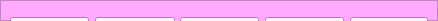
  <widget class="QFrame" name="frm3">
   <property name="geometry">
    <rect>
     <x>70</x>
     <y>540</y>
     <width>438</width>
     <height>21</height>
    </rect>
   </property>
   <property name="contextMenuPolicy">
    <enum>Qt::NoContextMenu</enum>
   </property>
   <property name="autoFillBackground">
    <bool>false</bool>
   </property>
   <property name="styleSheet">
    <string notr="true">background-color :rgb(255, 170, 255);
font-color:(255, 255, 0);
</string>
   </property>
   <property name="frameShape">
    <enum>QFrame::StyledPanel</enum>
   </property>
   <property name="frameShadow">
    <enum>QFrame::Raised</enum>
   </property>
   <widget class="QWidget" name="gridLayoutWidget_5">
    <property name="geometry">
     <rect>
      <x>10</x>
      <y>10</y>
      <width>418</width>
      <height>352</height>
     </rect>
    </property>
    <layout class="QGridLayout" name="gridLayout_5">
     <item row="0" column="0">
      <layout class="QVBoxLayout" name="verticalLayout_5">
       <item>
        <layout class="QHBoxLayout" name="horizontalLayout_22">
         <item>
          <layout class="QHBoxLayout" name="horizontalLayout_23">
           <item>
            <widget class="QPushButton" name="btnFeldSalat">
             <property name="minimumSize">
              <size>
               <width>0</width>
               <height>80</height>
              </size>
             </property>
             <property name="sizeIncrement">
              <size>
               <width>0</width>
               <height>0</height>
              </size>
             </property>
             <property name="palette">
              <palette>
               <active>
                <colorrole role="WindowText">
                 <brush brushstyle="SolidPattern">
                  <color alpha="255">
                   <red>0</red>
                   <green>0</green>
                   <blue>0</blue>
                  </color>
                 </brush>
                </colorrole>
                <colorrole role="Button">
                 <brush brushstyle="SolidPattern">
                  <color alpha="255">
                   <red>255</red>
                   <green>170</green>
                   <blue>255</blue>
                  </color>
                 </brush>
                </colorrole>
                <colorrole role="Light">
                 <brush brushstyle="SolidPattern">
                  <color alpha="255">
                   <red>127</red>
                   <green>255</green>
                   <blue>127</blue>
                  </color>
                 </brush>
                </colorrole>
                <colorrole role="Midlight">
                 <brush brushstyle="SolidPattern">
                  <color alpha="255">
                   <red>63</red>
                   <green>255</green>
                   <blue>63</blue>
                  </color>
                 </brush>
                </colorrole>
                <colorrole role="Dark">
                 <brush brushstyle="SolidPattern">
                  <color alpha="255">
                   <red>0</red>
                   <green>127</green>
                   <blue>0</blue>
                  </color>
                 </brush>
                </colorrole>
                <colorrole role="Mid">
                 <brush brushstyle="SolidPattern">
                  <color alpha="255">
                   <red>0</red>
                   <green>170</green>
                   <blue>0</blue>
                  </color>
                 </brush>
                </colorrole>
                <colorrole role="Text">
                 <brush brushstyle="SolidPattern">
                  <color alpha="255">
                   <red>0</red>
                   <green>0</green>
                   <blue>0</blue>
                  </color>
                 </brush>
                </colorrole>
                <colorrole role="BrightText">
                 <brush brushstyle="SolidPattern">
                  <color alpha="255">
                   <red>255</red>
                   <green>255</green>
                   <blue>255</blue>
                  </color>
                 </brush>
                </colorrole>
                <colorrole role="ButtonText">
                 <brush brushstyle="SolidPattern">
                  <color alpha="255">
                   <red>0</red>
                   <green>0</green>
                   <blue>0</blue>
                  </color>
                 </brush>
                </colorrole>
                <colorrole role="Base">
                 <brush brushstyle="SolidPattern">
                  <color alpha="255">
                   <red>255</red>
                   <green>170</green>
                   <blue>255</blue>
                  </color>
                 </brush>
                </colorrole>
                <colorrole role="Window">
                 <brush brushstyle="SolidPattern">
                  <color alpha="255">
                   <red>255</red>
                   <green>170</green>
                   <blue>255</blue>
                  </color>
                 </brush>
                </colorrole>
                <colorrole role="Shadow">
                 <brush brushstyle="SolidPattern">
                  <color alpha="255">
                   <red>0</red>
                   <green>0</green>
                   <blue>0</blue>
                  </color>
                 </brush>
                </colorrole>
                <colorrole role="AlternateBase">
                 <brush brushstyle="SolidPattern">
                  <color alpha="255">
                   <red>127</red>
                   <green>255</green>
                   <blue>127</blue>
                  </color>
                 </brush>
                </colorrole>
                <colorrole role="ToolTipBase">
                 <brush brushstyle="SolidPattern">
                  <color alpha="255">
                   <red>255</red>
                   <green>255</green>
                   <blue>220</blue>
                  </color>
                 </brush>
                </colorrole>
                <colorrole role="ToolTipText">
                 <brush brushstyle="SolidPattern">
                  <color alpha="255">
                   <red>0</red>
                   <green>0</green>
                   <blue>0</blue>
                  </color>
                 </brush>
                </colorrole>
                <colorrole role="PlaceholderText">
                 <brush brushstyle="SolidPattern">
                  <color alpha="128">
                   <red>0</red>
                   <green>0</green>
                   <blue>0</blue>
                  </color>
                 </brush>
                </colorrole>
               </active>
               <inactive>
                <colorrole role="WindowText">
                 <brush brushstyle="SolidPattern">
                  <color alpha="255">
                   <red>0</red>
                   <green>0</green>
                   <blue>0</blue>
                  </color>
                 </brush>
                </colorrole>
                <colorrole role="Button">
                 <brush brushstyle="SolidPattern">
                  <color alpha="255">
                   <red>255</red>
                   <green>170</green>
                   <blue>255</blue>
                  </color>
                 </brush>
                </colorrole>
                <colorrole role="Light">
                 <brush brushstyle="SolidPattern">
                  <color alpha="255">
                   <red>127</red>
                   <green>255</green>
                   <blue>127</blue>
                  </color>
                 </brush>
                </colorrole>
                <colorrole role="Midlight">
                 <brush brushstyle="SolidPattern">
                  <color alpha="255">
                   <red>63</red>
                   <green>255</green>
                   <blue>63</blue>
                  </color>
                 </brush>
                </colorrole>
                <colorrole role="Dark">
                 <brush brushstyle="SolidPattern">
                  <color alpha="255">
                   <red>0</red>
                   <green>127</green>
                   <blue>0</blue>
                  </color>
                 </brush>
                </colorrole>
                <colorrole role="Mid">
                 <brush brushstyle="SolidPattern">
                  <color alpha="255">
                   <red>0</red>
                   <green>170</green>
                   <blue>0</blue>
                  </color>
                 </brush>
                </colorrole>
                <colorrole role="Text">
                 <brush brushstyle="SolidPattern">
                  <color alpha="255">
                   <red>0</red>
                   <green>0</green>
                   <blue>0</blue>
                  </color>
                 </brush>
                </colorrole>
                <colorrole role="BrightText">
                 <brush brushstyle="SolidPattern">
                  <color alpha="255">
                   <red>255</red>
                   <green>255</green>
                   <blue>255</blue>
                  </color>
                 </brush>
                </colorrole>
                <colorrole role="ButtonText">
                 <brush brushstyle="SolidPattern">
                  <color alpha="255">
                   <red>0</red>
                   <green>0</green>
                   <blue>0</blue>
                  </color>
                 </brush>
                </colorrole>
                <colorrole role="Base">
                 <brush brushstyle="SolidPattern">
                  <color alpha="255">
                   <red>255</red>
                   <green>170</green>
                   <blue>255</blue>
                  </color>
                 </brush>
                </colorrole>
                <colorrole role="Window">
                 <brush brushstyle="SolidPattern">
                  <color alpha="255">
                   <red>255</red>
                   <green>170</green>
                   <blue>255</blue>
                  </color>
                 </brush>
                </colorrole>
                <colorrole role="Shadow">
                 <brush brushstyle="SolidPattern">
                  <color alpha="255">
                   <red>0</red>
                   <green>0</green>
                   <blue>0</blue>
                  </color>
                 </brush>
                </colorrole>
                <colorrole role="AlternateBase">
                 <brush brushstyle="SolidPattern">
                  <color alpha="255">
                   <red>127</red>
                   <green>255</green>
                   <blue>127</blue>
                  </color>
                 </brush>
                </colorrole>
                <colorrole role="ToolTipBase">
                 <brush brushstyle="SolidPattern">
                  <color alpha="255">
                   <red>255</red>
                   <green>255</green>
                   <blue>220</blue>
                  </color>
                 </brush>
                </colorrole>
                <colorrole role="ToolTipText">
                 <brush brushstyle="SolidPattern">
                  <color alpha="255">
                   <red>0</red>
                   <green>0</green>
                   <blue>0</blue>
                  </color>
                 </brush>
                </colorrole>
                <colorrole role="PlaceholderText">
                 <brush brushstyle="SolidPattern">
                  <color alpha="128">
                   <red>0</red>
                   <green>0</green>
                   <blue>0</blue>
                  </color>
                 </brush>
                </colorrole>
               </inactive>
               <disabled>
                <colorrole role="WindowText">
                 <brush brushstyle="SolidPattern">
                  <color alpha="255">
                   <red>0</red>
                   <green>127</green>
                   <blue>0</blue>
                  </color>
                 </brush>
                </colorrole>
                <colorrole role="Button">
                 <brush brushstyle="SolidPattern">
                  <color alpha="255">
                   <red>255</red>
                   <green>170</green>
                   <blue>255</blue>
                  </color>
                 </brush>
                </colorrole>
                <colorrole role="Light">
                 <brush brushstyle="SolidPattern">
                  <color alpha="255">
                   <red>127</red>
                   <green>255</green>
                   <blue>127</blue>
                  </color>
                 </brush>
                </colorrole>
                <colorrole role="Midlight">
                 <brush brushstyle="SolidPattern">
                  <color alpha="255">
                   <red>63</red>
                   <green>255</green>
                   <blue>63</blue>
                  </color>
                 </brush>
                </colorrole>
                <colorrole role="Dark">
                 <brush brushstyle="SolidPattern">
                  <color alpha="255">
                   <red>0</red>
                   <green>127</green>
                   <blue>0</blue>
                  </color>
                 </brush>
                </colorrole>
                <colorrole role="Mid">
                 <brush brushstyle="SolidPattern">
                  <color alpha="255">
                   <red>0</red>
                   <green>170</green>
                   <blue>0</blue>
                  </color>
                 </brush>
                </colorrole>
                <colorrole role="Text">
                 <brush brushstyle="SolidPattern">
                  <color alpha="255">
                   <red>0</red>
                   <green>127</green>
                   <blue>0</blue>
                  </color>
                 </brush>
                </colorrole>
                <colorrole role="BrightText">
                 <brush brushstyle="SolidPattern">
                  <color alpha="255">
                   <red>255</red>
                   <green>255</green>
                   <blue>255</blue>
                  </color>
                 </brush>
                </colorrole>
                <colorrole role="ButtonText">
                 <brush brushstyle="SolidPattern">
                  <color alpha="255">
                   <red>0</red>
                   <green>127</green>
                   <blue>0</blue>
                  </color>
                 </brush>
                </colorrole>
                <colorrole role="Base">
                 <brush brushstyle="SolidPattern">
                  <color alpha="255">
                   <red>255</red>
                   <green>170</green>
                   <blue>255</blue>
                  </color>
                 </brush>
                </colorrole>
                <colorrole role="Window">
                 <brush brushstyle="SolidPattern">
                  <color alpha="255">
                   <red>255</red>
                   <green>170</green>
                   <blue>255</blue>
                  </color>
                 </brush>
                </colorrole>
                <colorrole role="Shadow">
                 <brush brushstyle="SolidPattern">
                  <color alpha="255">
                   <red>0</red>
                   <green>0</green>
                   <blue>0</blue>
                  </color>
                 </brush>
                </colorrole>
                <colorrole role="AlternateBase">
                 <brush brushstyle="SolidPattern">
                  <color alpha="255">
                   <red>0</red>
                   <green>255</green>
                   <blue>0</blue>
                  </color>
                 </brush>
                </colorrole>
                <colorrole role="ToolTipBase">
                 <brush brushstyle="SolidPattern">
                  <color alpha="255">
                   <red>255</red>
                   <green>255</green>
                   <blue>220</blue>
                  </color>
                 </brush>
                </colorrole>
                <colorrole role="ToolTipText">
                 <brush brushstyle="SolidPattern">
                  <color alpha="255">
                   <red>0</red>
                   <green>0</green>
                   <blue>0</blue>
                  </color>
                 </brush>
                </colorrole>
                <colorrole role="PlaceholderText">
                 <brush brushstyle="SolidPattern">
                  <color alpha="128">
                   <red>0</red>
                   <green>0</green>
                   <blue>0</blue>
                  </color>
                 </brush>
                </colorrole>
               </disabled>
              </palette>
             </property>
             <property name="autoFillBackground">
              <bool>false</bool>
             </property>
             <property name="text">
              <string>Feldsalat</string>
             </property>
            </widget>
           </item>
           <item>
            <widget class="QPushButton" name="btnKopfSalat">
             <property name="minimumSize">
              <size>
               <width>80</width>
               <height>80</height>
              </size>
             </property>
             <property name="text">
              <string>Kopfsalat</string>
             </property>
            </widget>
           </item>
           <item>
            <widget class="QPushButton" name="btnEisSALAT">
             <property name="minimumSize">
              <size>
               <width>0</width>
               <height>80</height>
              </size>
             </property>
             <property name="text">
              <string>Eisbergsalat</string>
             </property>
            </widget>
           </item>
           <item>
            <widget class="QPushButton" name="btnLolloSal">
             <property name="minimumSize">
              <size>
               <width>0</width>
               <height>80</height>
              </size>
             </property>
             <property name="text">
              <string>Lollo bionda</string>
             </property>
            </widget>
           </item>
           <item>
            <widget class="QPushButton" name="btnFruSalat">
             <property name="minimumSize">
              <size>
               <width>0</width>
               <height>80</height>
              </size>
             </property>
             <property name="text">
              <string>FrutsSalat</string>
             </property>
            </widget>
           </item>
          </layout>
         </item>
        </layout>
       </item>
       <item>
        <layout class="QHBoxLayout" name="horizontalLayout_24">
         <item>
          <widget class="QPushButton" name="btnLollRosso">
           <property name="minimumSize">
            <size>
             <width>0</width>
             <height>80</height>
            </size>
           </property>
           <property name="text">
            <string>Lollo rosso</string>
           </property>
          </widget>
         </item>
         <item>
          <widget class="QPushButton" name="btnRoemerSalat">
           <property name="minimumSize">
            <size>
             <width>0</width>
             <height>80</height>
            </size>
           </property>
           <property name="text">
            <string>Römersalat</string>
           </property>
          </widget>
         </item>
         <item>
          <widget class="QPushButton" name="btnChicoSalat">
           <property name="minimumSize">
            <size>
             <width>0</width>
             <height>80</height>
            </size>
           </property>
           <property name="text">
            <string>Chicorée</string>
           </property>
          </widget>
         </item>
         <item>
          <widget class="QPushButton" name="btnMinSalat">
           <property name="minimumSize">
            <size>
             <width>0</width>
             <height>80</height>
            </size>
           </property>
           <property name="text">
            <string>mini Salat</string>
           </property>
          </widget>
         </item>
         <item>
          <widget class="QPushButton" name="btnNorSalat">
           <property name="minimumSize">
            <size>
             <width>0</width>
             <height>80</height>
            </size>
           </property>
           <property name="text">
            <string>Salat</string>
           </property>
          </widget>
         </item>
        </layout>
       </item>
       <item>
        <layout class="QHBoxLayout" name="horizontalLayout_25">
         <item>
          <widget class="QPushButton" name="btnGrucka">
           <property name="minimumSize">
            <size>
             <width>0</width>
             <height>80</height>
            </size>
           </property>
           <property name="text">
            <string>Grucka</string>
           </property>
          </widget>
         </item>
         <item>
          <widget class="QPushButton" name="btn12">
           <property name="minimumSize">
            <size>
             <width>0</width>
             <height>80</height>
            </size>
           </property>
           <property name="text">
            <string>PushButton</string>
           </property>
          </widget>
         </item>
         <item>
          <widget class="QPushButton" name="btnRucola">
           <property name="minimumSize">
            <size>
             <width>0</width>
             <height>80</height>
            </size>
           </property>
           <property name="text">
            <string>Rucola </string>
           </property>
          </widget>
         </item>
         <item>
          <widget class="QPushButton" name="btnFrischSala">
           <property name="minimumSize">
            <size>
             <width>0</width>
             <height>80</height>
            </size>
           </property>
           <property name="text">
            <string>Friseesalat</string>
           </property>
          </widget>
         </item>
         <item>
          <widget class="QPushButton" name="btn10">
           <property name="minimumSize">
            <size>
             <width>0</width>
             <height>80</height>
            </size>
           </property>
           <property name="text">
            <string>PushButton</string>
           </property>
          </widget>
         </item>
        </layout>
       </item>
       <item>
        <layout class="QHBoxLayout" name="horizontalLayout_26">
         <item>
          <widget class="QPushButton" name="btn15">
           <property name="minimumSize">
            <size>
             <width>0</width>
             <height>80</height>
            </size>
           </property>
           <property name="text">
            <string>PushButton</string>
           </property>
          </widget>
         </item>
         <item>
          <widget class="QPushButton" name="btn16">
           <property name="minimumSize">
            <size>
             <width>0</width>
             <height>80</height>
            </size>
           </property>
           <property name="text">
            <string>Lauch</string>
           </property>
          </widget>
         </item>
         <item>
          <widget class="QPushButton" name="btn17">
           <property name="minimumSize">
            <size>
             <width>0</width>
             <height>80</height>
            </size>
           </property>
           <property name="text">
            <string>Mangold</string>
           </property>
          </widget>
         </item>
         <item>
          <widget class="QPushButton" name="btn17_2">
           <property name="minimumSize">
            <size>
             <width>0</width>
             <height>80</height>
            </size>
           </property>
           <property name="text">
            <string>Portulak</string>
           </property>
          </widget>
         </item>
         <item>
          <widget class="QPushButton" name="btn19">
           <property name="minimumSize">
            <size>
             <width>0</width>
             <height>80</height>
            </size>
           </property>
           <property name="text">
            <string>PushButton</string>
           </property>
          </widget>
         </item>
        </layout>
       </item>
      </layout>
     </item>
    </layout>
   </widget>
  </widget>
